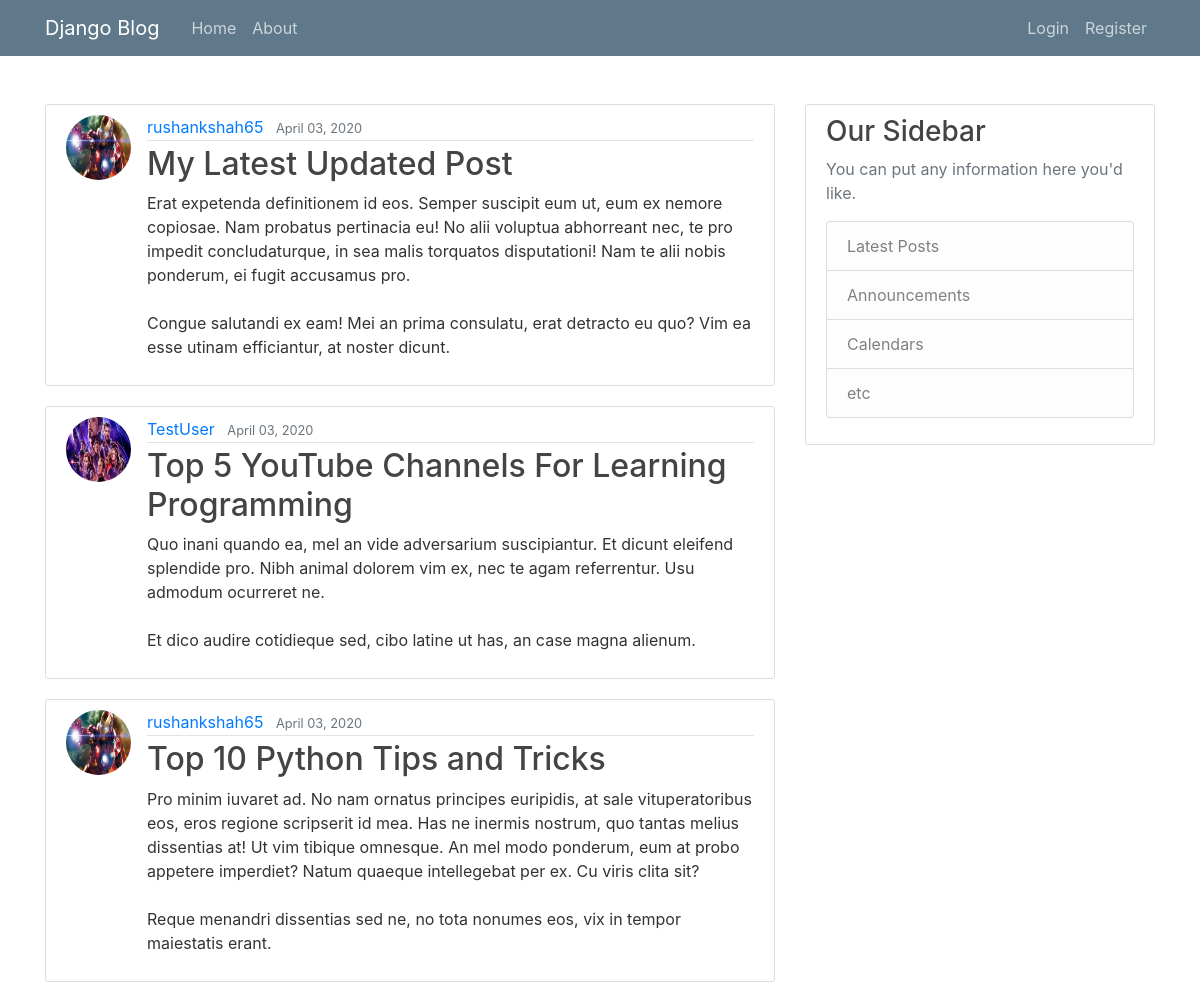
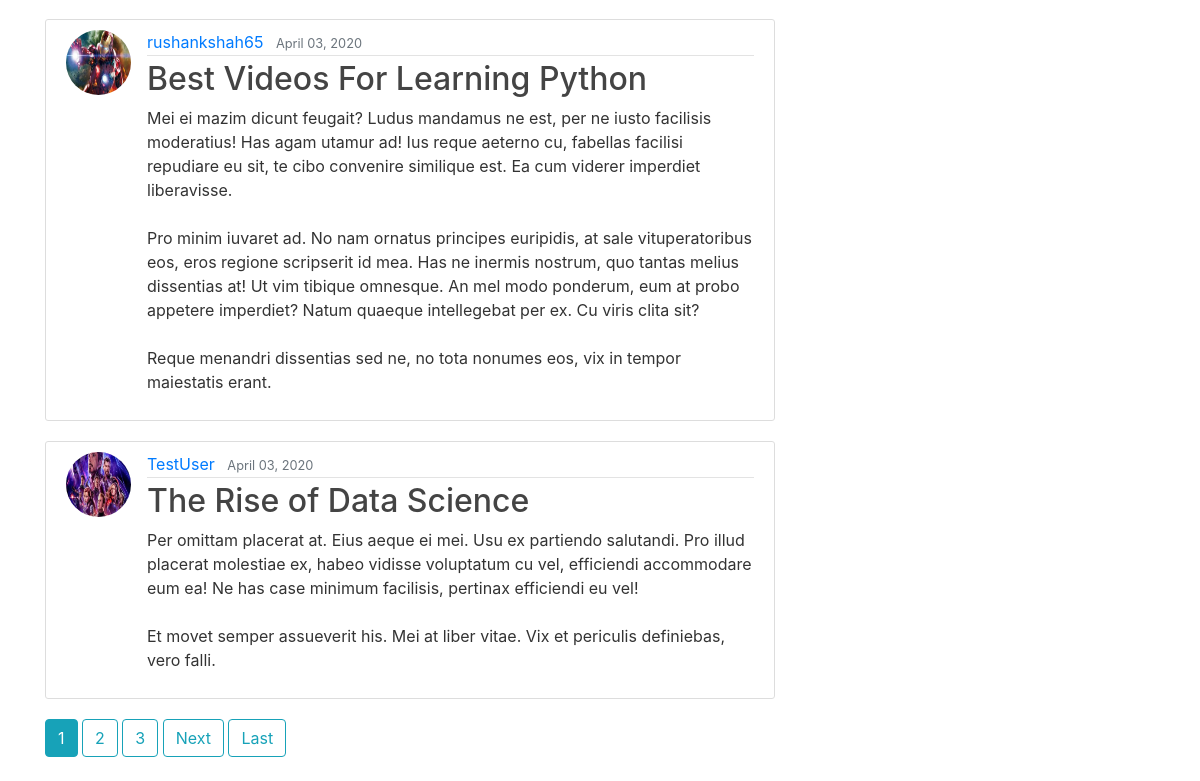
The page / on the database its author committed (2 pictures, top to bottom).
### blog/models.py (models this page shows, shortened)
class Post(models.Model):
	title = models.CharField(max_length = 100)
	content = models.TextField()
	date_posted = models.DateTimeField(default = timezone.now)
	author = models.ForeignKey(User, on_delete = models.CASCADE)

### users/models.py (models this page shows, shortened)
class Profile(models.Model):
	user = models.OneToOneField(User, on_delete=models.CASCADE)
	image = models.ImageField(default = 'default.jpg', upload_to = 'profile_pics')

### blog/views.py (the view)
# urls.py: path('', PostListView.as_view(), name='blog-home'),
class PostListView(ListView):
	model = Post
	template_name = 'blog/home.html'
	context_object_name ='posts'
	ordering = ['-date_posted']
	paginate_by = 5

### blog/templates/blog/home.html (shortened to what this page needs)
{% extends "blog/base.html" %}
{% block content %}
{% for post in posts %}
	<article class="media content-section">
		<img src="{{ post.author.profile.image.url }}" class="rounded-circle article-img img-fluid">
	  <div class="media-body">
	    <div class="article-metadata">
	      <a class="mr-2" href="{% url 'user-posts' post.author.username %}">{{ post.author }}</a>
	      <small class="text-muted">{{ post.date_posted|date:"F d, Y" }}</small>
	    </div>
	    <h2><a class="article-title" href="{% url 'post-detail' post.id %}">{{ post.title }}</a></h2>
	    <p class="article-content">{{ post.content }}</p>
	  </div>
</article>
{% endfor %}
{% if is_paginated %}
	{% for num in page_obj.paginator.page_range %}
		{% if page_obj.number == num %}
			<a href="?page={{ num }}" class="btn btn-info mb-4">{{num}}</a>
			{% elif num > page_obj.number|add:'-3' and num < page_obj.number|add:'3' %}
			<a href="?page={{ num }}" class="btn btn-outline-info mb-4">{{num}}</a>
		{% endif %}
	{% endfor %}
	{% if page_obj.has_next %}
		<a href="?page={{page_obj.next_page_number}}" class="btn btn-outline-info mb-4">Next</a>
		<a href="?page={{ page_obj.paginator.num_pages }}" class="btn btn-outline-info mb-4">Last</a>
	{% endif %}
{% endif %}
<div id="particles-js"></div>
{% endblock content %}

### blog/templates/blog/base.html (shortened to what this page needs)
{% load static %}
<!DOCTYPE html>
<html>
<head>
   <link rel="stylesheet" href="https://stackpath.bootstrapcdn.com/bootstrap/4.4.1/css/bootstrap.min.css">
    <link rel="stylesheet" type="text/css" href="{% static 'blog/main.css' %}">
</head>
<body>
    <header class="site-header">
      <nav class="navbar navbar-expand-md navbar-dark bg-steel fixed-top">
        <div class="container">
          <a class="navbar-brand mr-4" href="{% url 'blog-home' %}">Django Blog</a>
          <div class="collapse navbar-collapse" id="navbarToggle">
            <div class="navbar-nav mr-auto">
              <a class="nav-item nav-link" href="{% url 'blog-home' %}">Home</a>
              <a class="nav-item nav-link" href="{% url 'blog-about' %}">About</a>
            </div>
            <div class="navbar-nav">
                {% if user.is_authenticated %}
                <a class="nav-item nav-link" href="{% url 'post-create' %}">New Post</a>
                <a class="nav-item nav-link" href="{% url 'profile' %}">Profile</a>
                <a class="nav-item nav-link" href="{% url 'logout' %}">Logout</a>
                {% else %}
                <a class="nav-item nav-link" href="{% url 'login' %}">Login</a>
                <a class="nav-item nav-link" href="{% url 'register' %}">Register</a>
                {% endif %}
            </div>
          </div>
        </div>
      </nav>
    </header>
    <br>
    <main role="main" class="container">
      <div class="row">
        <div class="col-md-8">
          {% block content %}{% endblock %}
        </div>
        <div class="col-md-4">
          <div class="content-section">
            <h3>Our Sidebar</h3>
            <p class='text-muted'>You can put any information here you'd like.
              <ul class="list-group">
                <li class="list-group-item list-group-item-light">Latest Posts</li>
                <li class="list-group-item list-group-item-light">Announcements</li>
                <li class="list-group-item list-group-item-light">Calendars</li>
                <li class="list-group-item list-group-item-light">etc</li>
              </ul>
            </p>
          </div>
        </div>
      </div>
    </main>
</body>
</html>

### blog/static/blog/main.css (style rules this page uses)
body { background: #fafafa; color: #333333; margin-top: 5rem; }
#particles-js { position: fixed; width: 100%; height: 100%; z-index: -1; top: 0; left: 0; background:#fff; background-repeat: no-repeat; background-size: cover; background-position: 50% 50%; }
h1, h2, h3, h4, h5, h6 { color: #444444; }
ul { margin: 0; }
.bg-steel { background-color: #5f788a; }
.site-header .navbar-nav .nav-link { color: #cbd5db; }
.content-section { background: #ffffff; padding: 10px 20px; border: 1px solid #dddddd; border-radius: 3px; margin-bottom: 20px; }
.article-title { color: #444444; }
.article-content { white-space: pre-line; }
.article-img { height: 65px; width: 65px; margin-right: 16px; }
.article-metadata { padding-bottom: 1px; margin-bottom: 4px; border-bottom: 1px solid #e3e3e3 }

### rows shown on the page
Post: author.profile.image (picture), author "rushankshah65", date_posted "April 03, 2020", title "My Latest Updated Post", content "Erat expetenda definitionem id eos. Semper suscipit eum ut, eum ex nemore copiosae. Nam probatus pertinacia eu! No alii voluptua abhorreant nec, te pro impedit concludaturque, in sea malis torquatos disputationi! Nam te alii nobis ponderum, ei fugit accusamus pro. Congue salutandi ex eam! Mei an prima consulatu, erat detracto eu quo? Vim ea esse utinam efficiantur, at noster dicunt."
Post: author.profile.image (picture), author "TestUser", date_posted "April 03, 2020", title "Top 5 YouTube Channels For Learning Programming", content "Quo inani quando ea, mel an vide adversarium suscipiantur. Et dicunt eleifend splendide pro. Nibh animal dolorem vim ex, nec te agam referrentur. Usu admodum ocurreret ne. Et dico audire cotidieque sed, cibo latine ut has, an case magna alienum."
Post: author.profile.image (picture), author "rushankshah65", date_posted "April 03, 2020", title "Top 10 Python Tips and Tricks", content "Pro minim iuvaret ad. No nam ornatus principes euripidis, at sale vituperatoribus eos, eros regione scripserit id mea. Has ne inermis nostrum, quo tantas melius dissentias at! Ut vim tibique omnesque. An mel modo ponderum, eum at probo appetere imperdiet? Natum quaeque intellegebat per ex. Cu viris clita sit? Reque menandri dissentias sed ne, no tota nonumes eos, vix in tempor maiestatis erant."
Post: author.profile.image (picture), author "rushankshah65", date_posted "April 03, 2020", title "Best Videos For Learning Python", content "Mei ei mazim dicunt feugait? Ludus mandamus ne est, per ne iusto facilisis moderatius! Has agam utamur ad! Ius reque aeterno cu, fabellas facilisi repudiare eu sit, te cibo convenire similique est. Ea cum viderer imperdiet liberavisse. Pro minim iuvaret ad. No nam ornatus principes euripidis, at sale vituperatoribus eos, eros regione scripserit id mea. Has ne inermis nostrum, quo tantas melius dissentias at! Ut vim tibique omnesque. An mel modo ponderum, eum at probo appetere imperdiet? Natum quaeque intellegebat per ex. Cu viris clita sit? Reque menandri dissentias sed ne, no tota nonumes eos, vix in tempor maiestatis erant."
Post: author.profile.image (picture), author "TestUser", date_posted "April 03, 2020", title "The Rise of Data Science", content "Per omittam placerat at. Eius aeque ei mei. Usu ex partiendo salutandi. Pro illud placerat molestiae ex, habeo vidisse voluptatum cu vel, efficiendi accommodare eum ea! Ne has case minimum facilisis, pertinax efficiendi eu vel! Et movet semper assueverit his. Mei at liber vitae. Vix et periculis definiebas, vero falli."

### other values the page prints
{{ num }} "1"
{{ num }} "2" "3"
